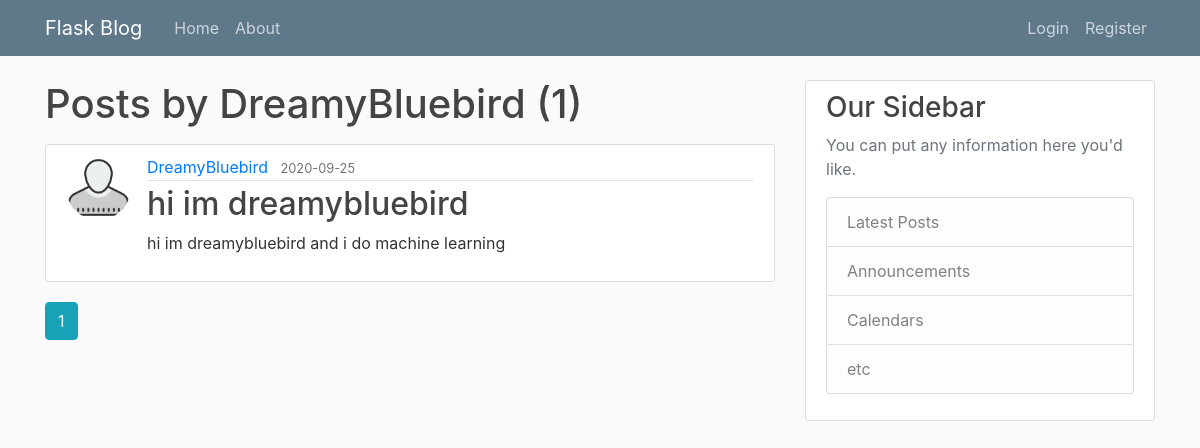
The page /user/DreamyBluebird on the database its author committed.
### fbmodules/models.py (models this page shows, shortened)
class User(db.Model, UserMixin):
    id = db.Column(db.Integer, primary_key=True)
    username = db.Column(db.String(20), unique=True, nullable=False)
    email = db.Column(db.String(120), unique=True, nullable=False)
    image_file = db.Column(db.String(20), nullable=False, default='default_icon.png')
    password = db.Column(db.String(60), unique=True, nullable=False)
    posts = db.relationship('Post', backref='author', lazy=True)

class Post(db.Model):
    id = db.Column(db.Integer, primary_key=True)
    title = db.Column(db.String(100), nullable=False)
    date_post = db.Column(db.DateTime, nullable=False, default=datetime.utcnow)
    content = db.Column(db.Text, nullable=False)
    user_id = db.Column(db.Integer, db.ForeignKey('user.id'), nullable=False)

### fbmodules/routes.py (the view)
@app.route("/user/<string:username>")
def user_posts(username):
    page = request.args.get('page', 1, type=int)
    user = User.query.filter_by(username=username).first_or_404()
    posts = Post.query.filter_by(author=user) \
        .order_by(Post.date_post.desc()) \
        .paginate(page=page, per_page=5)
    return render_template('user_posts.html', posts=posts, user=user)

### fbmodules/templates/user_posts.html
{%  extends "layout.html" %}
{% block content %}
    <h1 class="mb-3">Posts by {{ user.username }} ({{ posts.total }})</h1>
    {%  for post in posts.items %}
        <article class="media content-section">
        <img class="rounded-circle article-img" src="{{ url_for('static', filename='profile_pictures/' + post.author.image_file) }}">
          <div class="media-body">
            <div class="article-metadata">
              <a class="mr-2" href="{{ url_for('user_posts', username=post.author.username) }}">{{ post.author.username }}</a>
              <small class="text-muted">{{ post.date_post.strftime('%Y-%m-%d') }}</small>
            </div>
            <h2><a class="article-title" href="{{ url_for('show_post', post_id=post.id) }}">{{ post.title }}</a></h2>
            <p class="article-content">{{ post.content }}</p>
          </div>
        </article>
    {%  endfor %}
    {% for page_num in posts.iter_pages(left_edge=1, right_edge=1, left_current=1, right_current=2) %}
        {% if page_num %}
            {% if posts.page==page_num %}
                <a class="btn btn-info mb-4" href="{{ url_for('user_posts', username=user.username, page=page_num) }}">{{ page_num }}</a>
            {% else %}
                <a class="btn btn-outline-info mb-4" href="{{ url_for('user_posts', username=user.username, page=page_num) }}">{{ page_num }}</a>
            {% endif %}
        {% else %}
            ...
        {% endif %}
    {% endfor %}
{% endblock content %}

### fbmodules/static/main.css (style rules this page uses)
body { background: #fafafa; color: #333333; margin-top: 5rem; }
h1, h2, h3, h4, h5, h6 { color: #444444; }
.content-section { background: #ffffff; padding: 10px 20px; border: 1px solid #dddddd; border-radius: 3px; margin-bottom: 20px; }
.article-title { color: #444444; }
.article-content { white-space: pre-line; }
.article-img { height: 65px; width: 65px; margin-right: 16px; }
.article-metadata { padding-bottom: 1px; margin-bottom: 4px; border-bottom: 1px solid #e3e3e3 }

### rows shown on the page
User: username "DreamyBluebird"
Post: image_file (placeholder picture), author.username "DreamyBluebird", date_post "2020-09-25", title "hi im dreamybluebird", content "hi im dreamybluebird and i do machine learning"

### other values the page prints
{{ posts.total }} "1"
{{ page_num }} "1"
